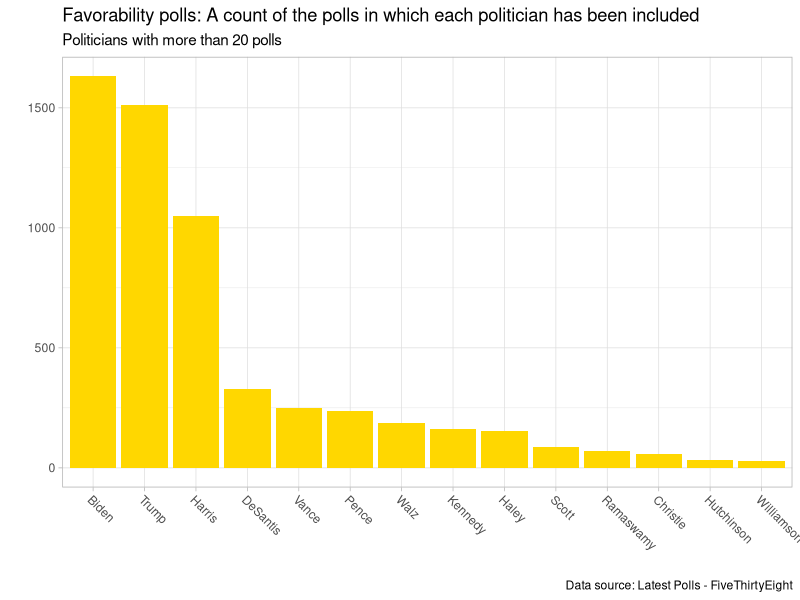

The R script that drew this image:
## ---- chunk 1
## Load packages
library(broom)
library(conflicted)
library(kableExtra)
library(knitr)
library(rmarkdown)
library(tidyverse)

## Prefer over all other packages
conflict_prefer("filter", "dplyr")
## ---- chunk 2
## Create function that doubles the input digit
double_it <- function(number){
  double = number * 2
  return(double)
}
## ---- chunk 3
## Load data
df <- read_csv("data/favorability_polls.csv")
## ---- chunk 4
#| fig-width: 11
## Plot
df |>
  count(politician) |>
  arrange(desc(n)) |>
  filter(n > 20) |>
  mutate(
    politician = gsub(".* ", "", politician),
    politician = factor(politician, levels = politician)
  ) |>
  ggplot(aes(x = politician, y = n))  +
  geom_bar(stat = "identity", fill = "gold") +
  theme_light() + 
  theme(axis.text.x = element_text(angle = -45, hjust = 0)) +
  labs(
    title = "Favorability polls: A count of the polls in which each politician has been included",
    subtitle = "Politicians with more than 20 polls",
    x = "",
    y = "",
    caption = "Data source: Latest Polls - FiveThirtyEight"
  )
## ---- chunk 5
## Fit the model
model <- lm(mpg ~ cyl + hp, data = mtcars)

## Print regression table
kableExtra::kable(
  x = broom::tidy(model), 
  caption = "Regression output",
  col.names = c("Term", "Estimate", "SE", "t-statistic", "p-value"),
  digits = c(0, 2, 2, 2, 4),
  format = "pipe"
)
